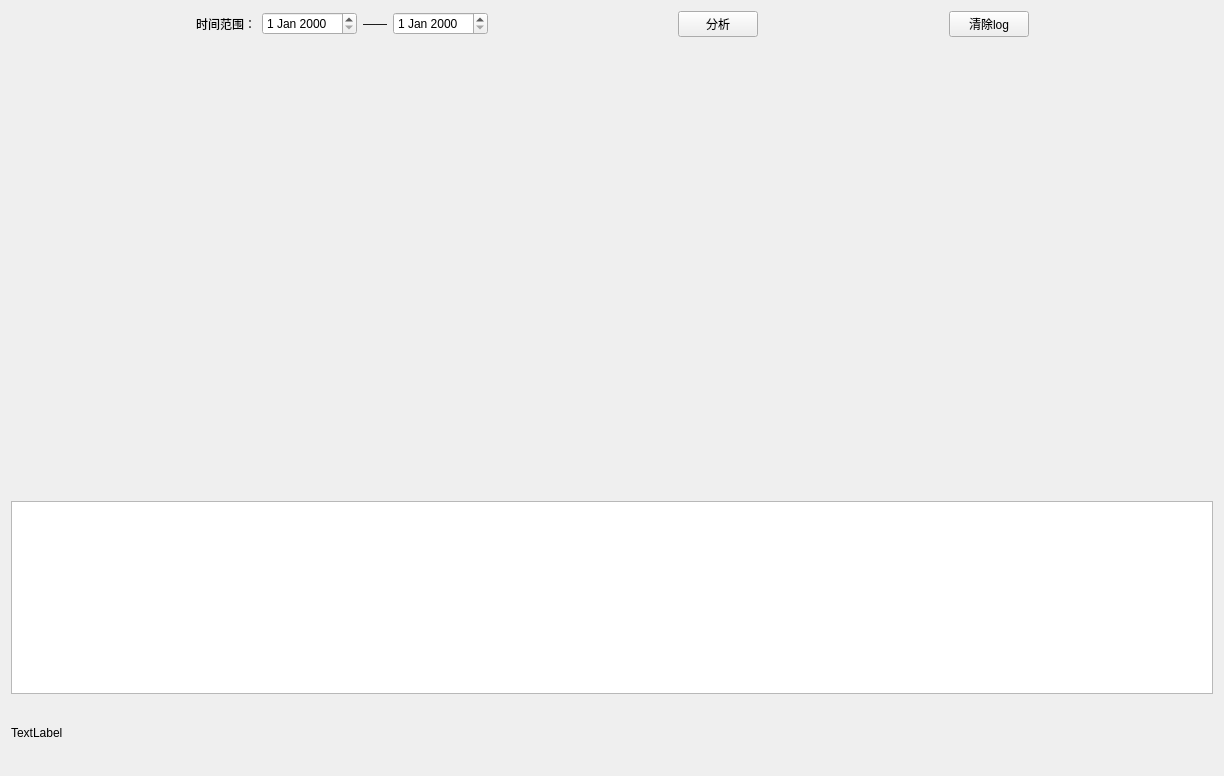
<?xml version="1.0" encoding="UTF-8"?>
<ui version="4.0">
 <class>Form</class>
 <widget class="QWidget" name="Form">
  <property name="geometry">
   <rect>
    <x>0</x>
    <y>0</y>
    <width>1224</width>
    <height>776</height>
   </rect>
  </property>
  <property name="windowTitle">
   <string>Form</string>
  </property>
  <layout class="QVBoxLayout" name="verticalLayout" stretch="1,7,3,1">
   <item>
    <layout class="QHBoxLayout" name="horizontalLayout">
     <item>
      <spacer name="horizontalSpacer_2">
       <property name="orientation">
        <enum>Qt::Horizontal</enum>
       </property>
       <property name="sizeHint" stdset="0">
        <size>
         <width>40</width>
         <height>20</height>
        </size>
       </property>
      </spacer>
     </item>
     <item>
      <widget class="QLabel" name="label">
       <property name="text">
        <string>时间范围：</string>
       </property>
      </widget>
     </item>
     <item>
      <widget class="QDateEdit" name="dateEdit_start"/>
     </item>
     <item>
      <widget class="QLabel" name="label_2">
       <property name="text">
        <string>——</string>
       </property>
      </widget>
     </item>
     <item>
      <widget class="QDateEdit" name="dateEdit_end"/>
     </item>
     <item>
      <spacer name="horizontalSpacer_3">
       <property name="orientation">
        <enum>Qt::Horizontal</enum>
       </property>
       <property name="sizeHint" stdset="0">
        <size>
         <width>40</width>
         <height>20</height>
        </size>
       </property>
      </spacer>
     </item>
     <item>
      <widget class="QPushButton" name="pushButton_analysis">
       <property name="text">
        <string>分析</string>
       </property>
      </widget>
     </item>
     <item>
      <spacer name="horizontalSpacer">
       <property name="orientation">
        <enum>Qt::Horizontal</enum>
       </property>
       <property name="sizeHint" stdset="0">
        <size>
         <width>40</width>
         <height>20</height>
        </size>
       </property>
      </spacer>
     </item>
     <item>
      <widget class="QPushButton" name="pushButton_clear">
       <property name="text">
        <string>清除log</string>
       </property>
      </widget>
     </item>
     <item>
      <spacer name="horizontalSpacer_4">
       <property name="orientation">
        <enum>Qt::Horizontal</enum>
       </property>
       <property name="sizeHint" stdset="0">
        <size>
         <width>40</width>
         <height>20</height>
        </size>
       </property>
      </spacer>
     </item>
    </layout>
   </item>
   <item>
    <layout class="QHBoxLayout" name="horizontalLayout_3" stretch="3,1">
     <item>
      <widget class="PlotWidget" name="historyPlot_trend" native="true">
       <property name="sizePolicy">
        <sizepolicy hsizetype="Preferred" vsizetype="Preferred">
         <horstretch>0</horstretch>
         <verstretch>2</verstretch>
        </sizepolicy>
       </property>
      </widget>
     </item>
     <item>
      <widget class="PlotWidget" name="historyPlot_2" native="true">
       <property name="sizePolicy">
        <sizepolicy hsizetype="Preferred" vsizetype="Preferred">
         <horstretch>0</horstretch>
         <verstretch>2</verstretch>
        </sizepolicy>
       </property>
      </widget>
     </item>
    </layout>
   </item>
   <item>
    <widget class="QTextBrowser" name="textBrowser"/>
   </item>
   <item>
    <layout class="QHBoxLayout" name="horizontalLayout_2">
     <item>
      <widget class="QLabel" name="label_3">
       <property name="text">
        <string>TextLabel</string>
       </property>
      </widget>
     </item>
     <item>
      <spacer name="horizontalSpacer_5">
       <property name="orientation">
        <enum>Qt::Horizontal</enum>
       </property>
       <property name="sizeHint" stdset="0">
        <size>
         <width>40</width>
         <height>20</height>
        </size>
       </property>
      </spacer>
     </item>
    </layout>
   </item>
  </layout>
 </widget>
 <customwidgets>
  <customwidget>
   <class>PlotWidget</class>
   <extends>QWidget</extends>
   <header>pyqtgraph</header>
   <container>1</container>
  </customwidget>
 </customwidgets>
 <resources/>
 <connections/>
</ui>
